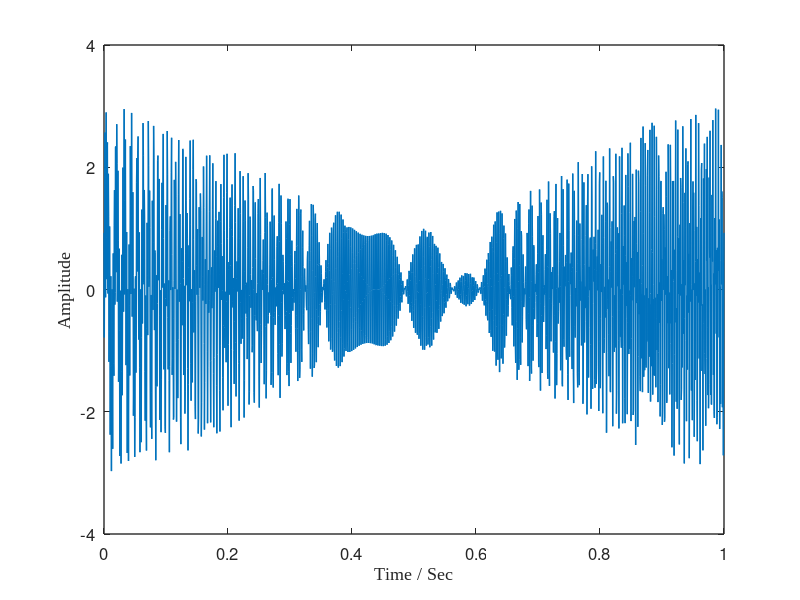

This figure's MATLAB source: (Note: this script raises an error after producing the figure.)
%%%%%%%%%%%%%% signal with intersecting IFs %%%%%%%%%%%%%%%%%
clc
clear
close all
SampFreq = 2000;
t = 0:1/SampFreq:1;
Sig1 = (1+0.5*cos(2*pi*t)).*cos(2*pi*(0.2 + 532*t -474*t.^2 + 369*t.^3));
IF1 = 532 - 948*t + 1107*t.^2;
Sig2 = (1+0.5*cos(2*pi*t)).*cos(2*pi*(0.8+50*t + 525*t.^2 -300*t.^3));
IF2 = 50 + 1050*t - 900*t.^2;
Sig = Sig1+Sig2;
figure
set(gcf,'Position',[20 100 320 250]);	    
set(gcf,'Color','w'); 
plot(t,Sig,'linewidth',1);
xlabel('Time / Sec','FontSize',12,'FontName','Times New Roman');
ylabel('Amplitude','FontSize',12,'FontName','Times New Roman');
set(gca,'xtick',[0 0.2 0.4 0.6 0.8 1]);
set(gca,'FontSize',12)
set(gca,'linewidth',1);
axis([0 1 -4 4])
%% STFT
Ratio = 0;
figure
[Spec,f] = STFT(Sig',SampFreq,512,256);
imagesc(t,f,abs(Spec)); 
axis([0 1 0 700]);
set(gcf,'Position',[20 100 320 250]);	 
xlabel('Time / Sec','FontSize',12,'FontName','Times New Roman');
ylabel('Frequency / Hz','FontSize',12,'FontName','Times New Roman');
set(gca,'xtick',[0 0.2 0.4 0.6 0.8 1]);
set(gca,'YDir','normal')
set(gca,'FontSize',12);
set(gcf,'Color','w');	
%% parameter setting
iniIF = [700*ones(1,length(t));20*ones(1,length(t))];% initial guess for the IFs for the three signal modes
alpha = 5e-6; 
beta = 1e-6; % this parameter can be smaller which will be helpful for the convergence, but it may cannot properly track fast varying IFs
var = 0;% noise variance
tol = 1e-8;%
tic
[IFmset IA smset] = VNCMD(Sig,SampFreq,iniIF,alpha,beta,var,tol);
toc

%% Relative errors of the finally estimated IFs
   RE1 =  norm(IFmset(1,:,end)-IF1)/norm(IF1)
   RE2 =  norm(IFmset(2,:,end)-IF2)/norm(IF2)
%% estimated IF
figure
plot(t,[IF1;IF2],'b','linewidth',3) % true IFs
hold on
plot(t,IFmset(:,:,end),'r','linewidth',3) % finally estimated IFs
set(gcf,'Position',[20 100 640 500]);	 
xlabel('Time / Sec','FontSize',24,'FontName','Times New Roman');
ylabel('Frequency / Hz','FontSize',24,'FontName','Times New Roman');
set(gca,'xtick',[0 0.2 0.4 0.6 0.8 1]);
set(gca,'YDir','normal')
set(gca,'FontSize',24);
set(gca,'linewidth',2);
set(gcf,'Color','w');	
axis([0 1 0 800])
%% Reconstructed modes
figure
set(gcf,'Position',[20 100 640 200]);	    
set(gcf,'Color','w'); 
plot(t,smset(1,:,end),'linewidth',2)	% estimated mode
hold on
plot(t,Sig1 - smset(1,:,end),'k','linewidth',2) % estimation errors
hold on
plot(t,IA(1,:),'r','linewidth',3) % estimated IAs
xlabel('Time / Sec','FontSize',24,'FontName','Times New Roman');
ylabel('m1','FontSize',24,'FontName','Times New Roman');set(gca,'YDir','normal')
set(gca,'FontSize',24);
set(gca,'linewidth',2);	
axis([0 1 -1.9 1.9])

figure
set(gcf,'Position',[20 100 640 200]);	    
set(gcf,'Color','w'); 
plot(t,smset(2,:,end),'linewidth',2)	% estimated mode
hold on
plot(t,Sig2 - smset(2,:,end),'k','linewidth',2)  % estimation errors
hold on
plot(t,IA(2,:),'r','linewidth',3) % estimated IAs
xlabel('Time / Sec','FontSize',24,'FontName','Times New Roman');
ylabel('m2','FontSize',24,'FontName','Times New Roman');set(gca,'YDir','normal')
set(gca,'FontSize',24);
set(gca,'linewidth',2);	
axis([0 1 -1.9 1.9])


